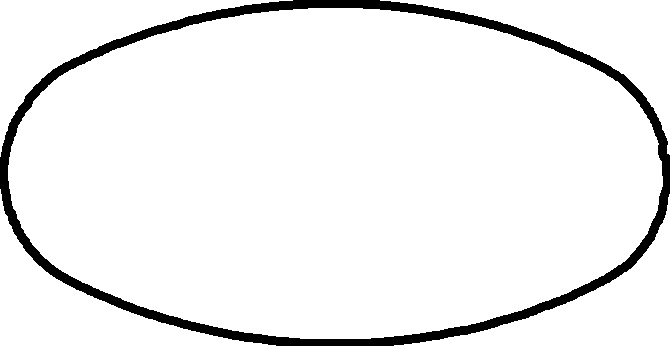
#> input picture ImageProcessing/extract_shape/White.jpg, 670 x 346 px
$ python k-means_grabcut-ROUGH.py White.jpg   (older library calls are emulated)
#> lines starting #> are read from the running program, lines starting #| are printed output that depends on the picture
import numpy as np
import cv2
import sys
import matplotlib.pyplot as plt
from sklearn.cluster import KMeans
from PIL import Image
from scipy.spatial import distance as dist

def display(name,img):
    cv2.imshow(name,img)
    cv2.waitKey(0)

img2 = cv2.imread(sys.argv[1])
#> img2 is the input picture: shape (346, 670, 3); min 0, max 255, mean 239.2
# display("Original", img2)
img = img2.copy()
w,h = img.shape[:2]
#> w = 346; h = 670
mask = np.zeros(img.shape[:2],np.uint8)

bgdModel = np.zeros((1,65),np.float64)
fgdModel = np.zeros((1,65),np.float64)

rect = (5,5,img.shape[1]-5,img.shape[0]-5)
#> rect = (5, 5, 665, 341)
cv2.grabCut(img,mask,rect,bgdModel,fgdModel,5,cv2.GC_INIT_WITH_RECT)
mask2 = np.where((mask==2)|(mask==0),0,1).astype('uint8')
img = img*mask2[:,:,np.newaxis]
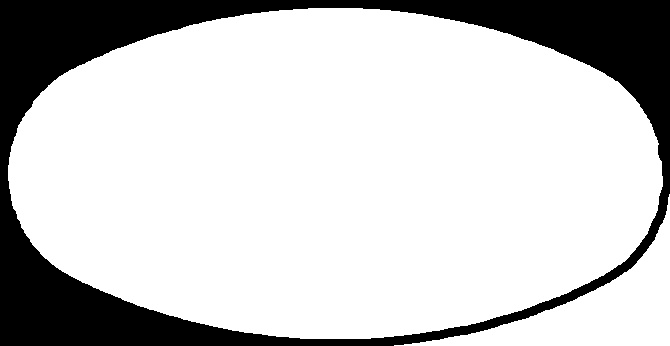
#> img: shape (346, 670, 3); min 0, max 255, mean 201.5

display('Grabcut',img)

pixels = []
for i in range(w):
    for j in range(h): pixels.append(img[i][j]/255)
#> after the loop, pixels = 231820 items

# [6 lines of commented-out code are left out]
c = 4
cluster = KMeans(n_clusters=c).fit(pixels)

# the cluster centers are the dominant colors
labels = cluster.predict(pixels)
colors = cluster.cluster_centers_
#> colors = [[1, 1, 1], [-4.3e-13, -4.3e-13, -4.3e-13], [0.989, 0.989, 0.989], [0.996, 0.996, 0.996]]

new_img = np.zeros((w, h, 3))
counter = 0
for i in range(w):
    for j in range(h):
        new_img[i][j] = colors[labels[counter]]
        counter += 1
#> after the loop, counter = 231820

# [9 lines of commented-out code are left out]

edge_pixels = set()
w_in = [x for x in range(6,w-5)]
#> w_in = 335 values from 6 to 340
h_in = [x for x in range(6,h-5)]
#> h_in = 659 values from 6 to 664
for i in range(w):
    if i not in w_in:
        for j in range(h):
            if j not in h_in:
                edge_pixels.add(tuple(new_img[i][j]))
#> after the loop, edge_pixels = 2 items

for i in range(w):
    for j in range(h):
        if tuple(new_img[i][j]) in edge_pixels:
            new_img[i][j] = [0,0,0]
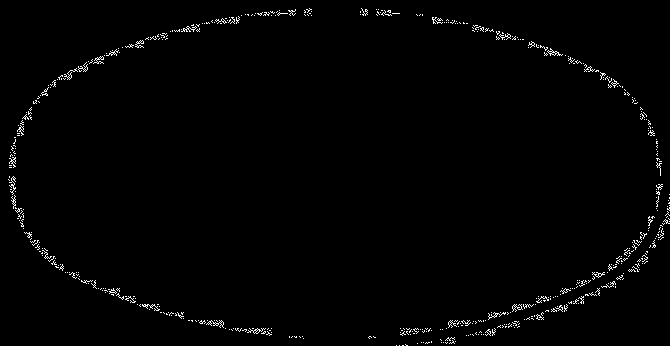
#> new_img: shape (346, 670, 3) float64; min 0, max 0.996, mean 0.0123

# print(new_img)
display('Final',new_img)
plt.imsave('boop.jpg',new_img)
